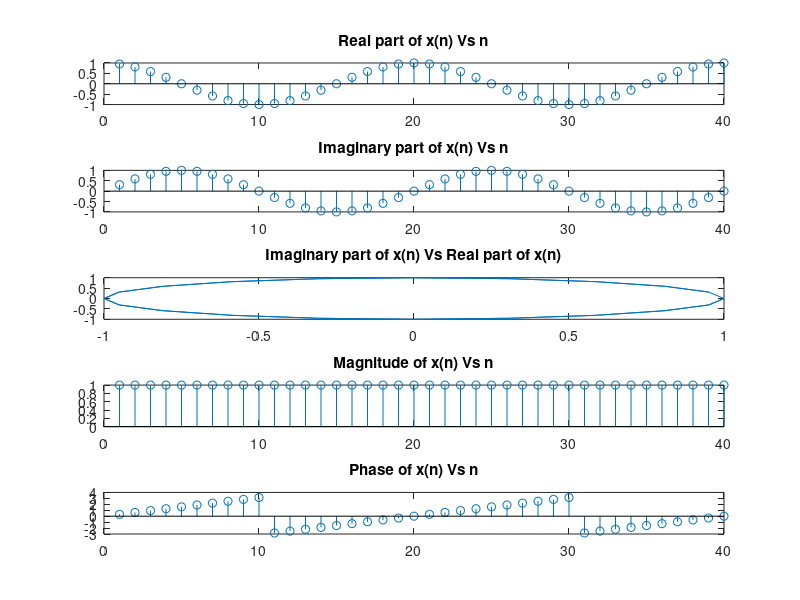

Write the MATLAB code that produced this figure.
clc;
clear;
close all;

A = 1;
w = pi/10;
n = 1:40;
x(n) = A*exp(j*w*n);
Im = imag(x);
Re = real(x);
Mg = abs(x);
Ph = angle(x); 
subplot (5,1,1), stem (n,Re);
title ('Real part of x(n) Vs n');
subplot (5,1,2), stem (n,Im);
title ('Imaginary part of x(n) Vs n');
subplot (5,1,3), plot (Re,Im);
title ('Imaginary part of x(n) Vs Real part of x(n)');
subplot (5,1,4), stem (n,Mg);
title ('Magnitude of x(n) Vs n');
subplot (5,1,5), stem (n,Ph);
title ('Phase of x(n) Vs n');
